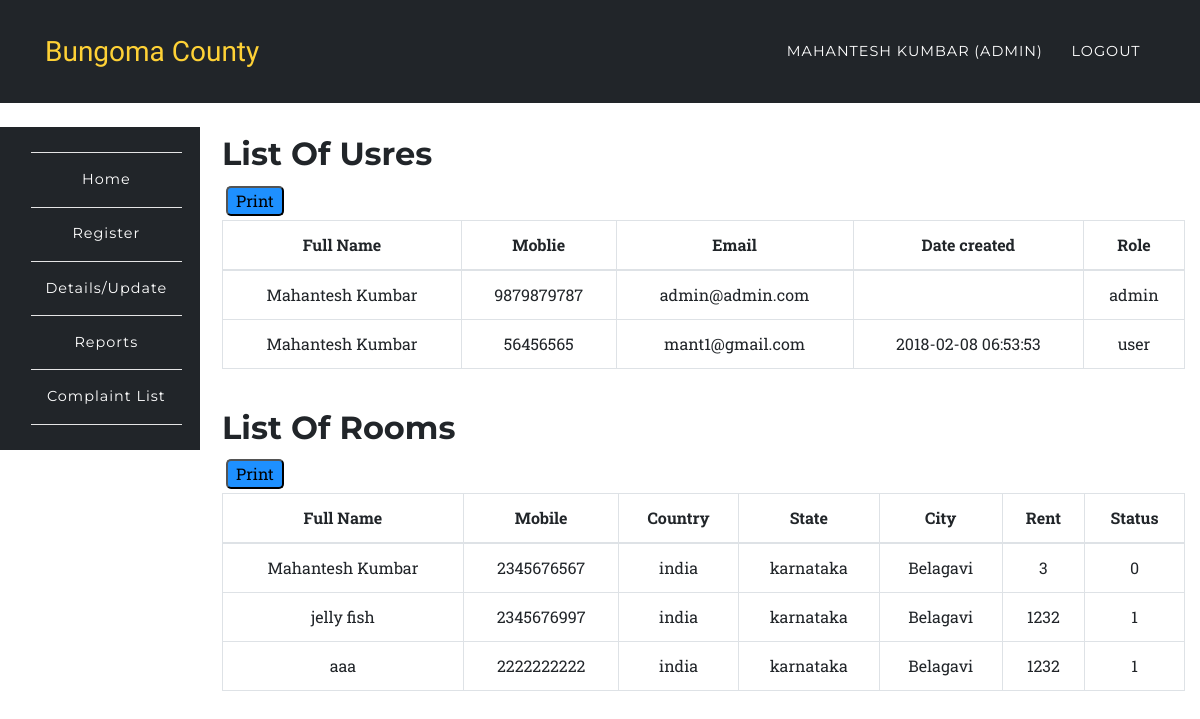
/app/sms.php (signed in), run on the app's committed database.
### tables this page shows
CREATE TABLE `users` (
  `id` int(10) UNSIGNED NOT NULL,
  `fullname` varchar(191) NOT NULL,
  `mobile` varchar(191) NOT NULL,
  `username` varchar(191) NOT NULL,
  `email` varchar(191) NOT NULL,
  `password` varchar(191) NOT NULL,
  `created_at` timestamp NULL DEFAULT CURRENT_TIMESTAMP,
  `updated_at` timestamp NULL DEFAULT CURRENT_TIMESTAMP,
  `role` varchar(100) DEFAULT 'user',
  `status` int(1) NOT NULL DEFAULT '1'
);

CREATE TABLE `room_rental_registrations` (
  `id` int(10) UNSIGNED NOT NULL,
  `fullname` varchar(191) NOT NULL,
  `mobile` varchar(191) NOT NULL,
  `alternat_mobile` varchar(191) NOT NULL,
  `email` varchar(191) NOT NULL,
  `country` varchar(191) NOT NULL,
  `state` varchar(191) NOT NULL,
  `city` varchar(191) NOT NULL,
  `landmark` varchar(191) NOT NULL,
  `rent` varchar(191) NOT NULL,
  `sale` varchar(190) DEFAULT NULL,
  `deposit` varchar(191) NOT NULL,
  `plot_number` varchar(191) NOT NULL,
  `rooms` varchar(100) DEFAULT NULL,
  `address` varchar(191) NOT NULL,
  `accommodation` varchar(191) NOT NULL,
  `description` varchar(191) NOT NULL,
  `image` varchar(191) DEFAULT NULL,
  `open_for_sharing` varchar(191) DEFAULT NULL,
  `other` varchar(191) DEFAULT NULL,
  `vacant` int(1) NOT NULL DEFAULT '1',
  `created_at` timestamp NULL DEFAULT CURRENT_TIMESTAMP,
  `updated_at` timestamp NULL DEFAULT CURRENT_TIMESTAMP,
  `user_id` int(10) DEFAULT NULL
);

### app/sms.php (the view, shortened to what this page needs)
<?php
	require '../config/config.php';
		try {
			$stmt = $connect->prepare('SELECT * FROM users');
			$stmt->execute();
			$data = $stmt->fetchAll(PDO::FETCH_ASSOC);
		}
		catch(PDOException $e) {
			$errMsg = $e->getMessage();
		}
		 try {
			$stmt = $connect->prepare('SELECT * FROM room_rental_registrations');
			$stmt->execute();
			$dataroom = $stmt->fetchAll(PDO::FETCH_ASSOC);
		}
		catch(PDOException $e) {
			$errMsg = $e->getMessage();
		}
?>
<?php include '../include/header.php';?>
	<nav class="navbar navbar-expand-lg navbar-dark" style="background-color:#212529;" id="mainNav">
      <div class="container">
        <a class="navbar-brand js-scroll-trigger" href="../index.php">Bungoma County</a>
        <div class="collapse navbar-collapse" id="navbarResponsive">
          <ul class="navbar-nav text-uppercase ml-auto">
            <li class="nav-item">
              <a class="nav-link" href="login.php"><?php echo $_SESSION['fullname']; ?> <?php if($_SESSION['role'] == 'admin'){ echo "(Admin)"; } ?></a>
            </li>
            <li class="nav-item">
              <a href="../auth/logout.php" class="nav-link">Logout</a>
            </li>
          </ul>
        </div>
      </div>
    </nav>
<?php include '../include/side-nav.php';?>
<section class="wrapper" style="margin-left:16%;margin-top: -11%;">
	<div class="container">
		<div class="row">
			<div class="col-12">
				<h2>List Of Usres</h2>  <button style="background: dodgerblue; margin: 4px; outline: none; border-radius: 5px; padding-right: 8px; padding-left: 8px;" onclick="printPage();">Print</button>
				<div class="table-responsive text-center">
					<form action="" method="post">
						<table class="table table-bordered">
						  <thead>
						    <tr>
						      <th>Full Name</th>
						      <th>Moblie</th>
						      <th>Email</th>
						      <th>Date created</th>
						      <th>Role</th>
						    </tr>
						  </thead>
						  <tbody>
						  	<?php
						  		foreach ($data as $key => $value) {
								   echo '<tr>';
								      echo '<td>'.$value['fullname'].'</td>';
								      echo '<td>'.$value['mobile'].'</td>';
								      echo '<td>'.$value['email'].'</td>';
								      echo '<td>'.$value['created_at'].'</td>';
								      echo '<td>'.$value['role'].'</td>';
								   echo '</tr>';
						  		}
						  	?>
						  </tbody>
						</table>
						<br>
					</form>
				</div>
					<h2>List Of Rooms</h2> <button style="background: dodgerblue; margin: 4px; outline: none; border-radius: 5px; padding-right: 8px; padding-left: 8px;" onclick="printPage2();">Print</button>
				<div class="table-responsive text-center">
					<form action="" method="post">
						<span>
						<table class="table table-bordered" id="tblrooms">
						  <thead>
						    <tr>
						      <th>Full Name</th>
						      <th>Mobile</th>
						      <th>Country</th>
						      <th>State</th>
						      <th>City</th>
						      <th>Rent</th>
						      <th>Status</th>
						    </tr>
						  </thead>
						  <tbody>
						  	<?php
						  		foreach ($dataroom as $key => $value) {
								   echo '<tr>';
								      echo '<td>'.$value['fullname'].'</td>';
								      echo '<td>'.$value['mobile'].'</td>';
								      echo '<td>'.$value['country'].'</td>';
								      echo '<td>'.$value['state'].'</td>';
								      echo '<td>'.$value['city'].'</td>';
								      echo '<td>'.$value['rent'].'</td>';
								      echo '<td>'.$value['vacant'].'</td>';
								   echo '</tr>';
						  		}
						  	?>
						  </tbody>
						</table>
					</span>
						<br>
					</form>
				</div>
			</div>
		</div>
	</div>
</section>
<?php include '../include/footer.php';?>

### assets/css/rent.css (style rules this page uses)
body { overflow-x: hidden; font-family: 'Roboto Slab', 'Helvetica Neue', Helvetica, Arial, sans-serif; }
a { color: #0000ff; }
h1, h2, h3, h4, h5, h6 { font-weight: 700; font-family: 'Montserrat', 'Helvetica Neue', Helvetica, Arial, sans-serif; }
section { padding: 100px 0; }
@media (min-width: 768px) { section { padding: 140px 0; } }
#mainNav { background-color: #212529; }
#mainNav .navbar-brand { color: #fed136; font-family: 'Kaushan Script', 'Helvetica Neue', Helvetica, Arial, cursive; }
#mainNav .navbar-nav .nav-item .nav-link { font-size: 90%; font-weight: 400; padding: 0.75em 0; letter-spacing: 1px; color: white; font-family: 'Montserrat', 'Helvetica Neue', Helvetica, Arial, sans-serif; }
@media (min-width: 992px) { #mainNav { padding-top: 25px; padding-bottom: 25px; -webkit-transition: padding-top 0.3s, padding-bottom 0.3s; -moz-transition: padding-top 0.3s, padding-bottom 0.3s; transition: padding-top 0.3s, padding-bottom 0.3s; border: none; background-color: transparent; } }
@media (min-width: 992px) { #mainNav .navbar-brand { font-size: 1.75em; -webkit-transition: all 0.3s; -moz-transition: all 0.3s; transition: all 0.3s; } }
@media (min-width: 992px) { #mainNav .navbar-nav .nav-item .nav-link { padding: 1.1em 1em !important; } }

### assets/css/style.css (style rules this page uses)
.navbar { border-radius: 0px; }
section { padding-left: 15px; }

### data on the page
users: fullname "Mahantesh Kumbar", mobile "9879879787", email "admin@admin.com", role "admin"
users: fullname "Mahantesh Kumbar", mobile "56456565", email "mant1@gmail.com", created_at "2018-02-08 06:53:53", role "user"
room_rental_registrations: fullname "Mahantesh Kumbar", mobile "2345676567", country "india", state "karnataka", city "Belagavi", rent "3", vacant "0"
room_rental_registrations: fullname "jelly fish", mobile "2345676997", country "india", state "karnataka", city "Belagavi", rent "1232", vacant "1"
room_rental_registrations: fullname "aaa", mobile "2222222222", country "india", state "karnataka", city "Belagavi", rent "1232", vacant "1"

### other printed values
$_SESSION['fullname'] "MAHANTESH KUMBAR"
